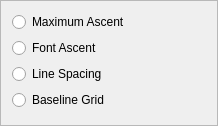
<?xml version="1.0" encoding="UTF-8"?>
<ui version="4.0">
 <class>PropertyWidget_FlopBase</class>
 <widget class="QFrame" name="PropertyWidget_FlopBase">
  <property name="geometry">
   <rect>
    <x>0</x>
    <y>0</y>
    <width>218</width>
    <height>126</height>
   </rect>
  </property>
  <property name="windowTitle">
   <string notr="true">Frame</string>
  </property>
  <property name="frameShape">
   <enum>QFrame::StyledPanel</enum>
  </property>
  <property name="frameShadow">
   <enum>QFrame::Raised</enum>
  </property>
  <layout class="QVBoxLayout" name="verticalLayout">
   <item>
    <widget class="QRadioButton" name="flopRealHeight">
     <property name="toolTip">
      <string>Set the height of the first line of the text frame to use the tallest height of the included characters</string>
     </property>
     <property name="text">
      <string>Maximum Ascent</string>
     </property>
     <attribute name="buttonGroup">
      <string notr="true">flopGroup</string>
     </attribute>
    </widget>
   </item>
   <item>
    <widget class="QRadioButton" name="flopFontAscent">
     <property name="toolTip">
      <string>Set the height of the first line of text frame to use the full ascent of the font(s) in use</string>
     </property>
     <property name="text">
      <string>Font Ascent</string>
     </property>
     <attribute name="buttonGroup">
      <string notr="true">flopGroup</string>
     </attribute>
    </widget>
   </item>
   <item>
    <widget class="QRadioButton" name="flopLineSpacing">
     <property name="toolTip">
      <string>Set the height of the first line of the text frame to the specified line height</string>
     </property>
     <property name="text">
      <string>Line Spacing</string>
     </property>
     <attribute name="buttonGroup">
      <string notr="true">flopGroup</string>
     </attribute>
    </widget>
   </item>
   <item>
    <widget class="QRadioButton" name="flopBaselineGrid">
     <property name="toolTip">
      <string>Set the base line of the first line of the text frame to the base line grid</string>
     </property>
     <property name="text">
      <string>Baseline Grid</string>
     </property>
     <attribute name="buttonGroup">
      <string notr="true">flopGroup</string>
     </attribute>
    </widget>
   </item>
  </layout>
 </widget>
 <resources/>
 <connections/>
 <buttongroups>
  <buttongroup name="flopGroup"/>
 </buttongroups>
</ui>
